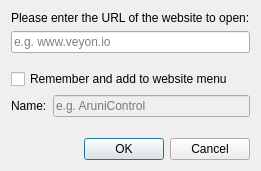
<?xml version="1.0" encoding="UTF-8"?>
<ui version="4.0">
 <author>Tobias Junghans</author>
 <class>OpenWebsiteDialog</class>
 <widget class="QDialog" name="OpenWebsiteDialog">
  <property name="windowTitle">
   <string>Open website</string>
  </property>
  <property name="windowIcon">
   <iconset resource="desktopservices.qrc">
    <normaloff>:/desktopservices/internet-web-browser.png</normaloff>:/desktopservices/internet-web-browser.png</iconset>
  </property>
  <layout class="QGridLayout" name="gridLayout">
   <item row="4" column="1">
    <widget class="QLineEdit" name="presetNameEdit">
     <property name="enabled">
      <bool>false</bool>
     </property>
     <property name="placeholderText">
      <string>e.g. AruniControl</string>
     </property>
    </widget>
   </item>
   <item row="3" column="0" colspan="2">
    <widget class="QCheckBox" name="rememberCheckBox">
     <property name="text">
      <string>Remember and add to website menu</string>
     </property>
    </widget>
   </item>
   <item row="2" column="0" colspan="2">
    <spacer name="verticalSpacer">
     <property name="orientation">
      <enum>Qt::Vertical</enum>
     </property>
     <property name="sizeHint" stdset="0">
      <size>
       <width>20</width>
       <height>10</height>
      </size>
     </property>
    </spacer>
   </item>
   <item row="6" column="0" colspan="2">
    <widget class="QDialogButtonBox" name="buttonBox">
     <property name="standardButtons">
      <set>QDialogButtonBox::Cancel|QDialogButtonBox::Ok</set>
     </property>
    </widget>
   </item>
   <item row="1" column="0" colspan="2">
    <widget class="QLineEdit" name="websiteLineEdit">
     <property name="placeholderText">
      <string>e.g. www.veyon.io</string>
     </property>
    </widget>
   </item>
   <item row="0" column="0" colspan="2">
    <widget class="QLabel" name="label_3">
     <property name="text">
      <string>Please enter the URL of the website to open:</string>
     </property>
    </widget>
   </item>
   <item row="4" column="0">
    <widget class="QLabel" name="label">
     <property name="text">
      <string>Name:</string>
     </property>
    </widget>
   </item>
   <item row="5" column="0" colspan="2">
    <spacer name="verticalSpacer_2">
     <property name="orientation">
      <enum>Qt::Vertical</enum>
     </property>
     <property name="sizeHint" stdset="0">
      <size>
       <width>20</width>
       <height>15</height>
      </size>
     </property>
    </spacer>
   </item>
  </layout>
 </widget>
 <tabstops>
  <tabstop>websiteLineEdit</tabstop>
  <tabstop>rememberCheckBox</tabstop>
  <tabstop>presetNameEdit</tabstop>
 </tabstops>
 <resources>
  <include location="desktopservices.qrc"/>
 </resources>
 <connections>
  <connection>
   <sender>buttonBox</sender>
   <signal>accepted()</signal>
   <receiver>OpenWebsiteDialog</receiver>
   <slot>accept()</slot>
   <hints>
    <hint type="sourcelabel">
     <x>199</x>
     <y>384</y>
    </hint>
    <hint type="destinationlabel">
     <x>199</x>
     <y>206</y>
    </hint>
   </hints>
  </connection>
  <connection>
   <sender>buttonBox</sender>
   <signal>rejected()</signal>
   <receiver>OpenWebsiteDialog</receiver>
   <slot>reject()</slot>
   <hints>
    <hint type="sourcelabel">
     <x>199</x>
     <y>384</y>
    </hint>
    <hint type="destinationlabel">
     <x>199</x>
     <y>206</y>
    </hint>
   </hints>
  </connection>
  <connection>
   <sender>rememberCheckBox</sender>
   <signal>toggled(bool)</signal>
   <receiver>presetNameEdit</receiver>
   <slot>setEnabled(bool)</slot>
   <hints>
    <hint type="sourcelabel">
     <x>225</x>
     <y>273</y>
    </hint>
    <hint type="destinationlabel">
     <x>225</x>
     <y>315</y>
    </hint>
   </hints>
  </connection>
 </connections>
</ui>
